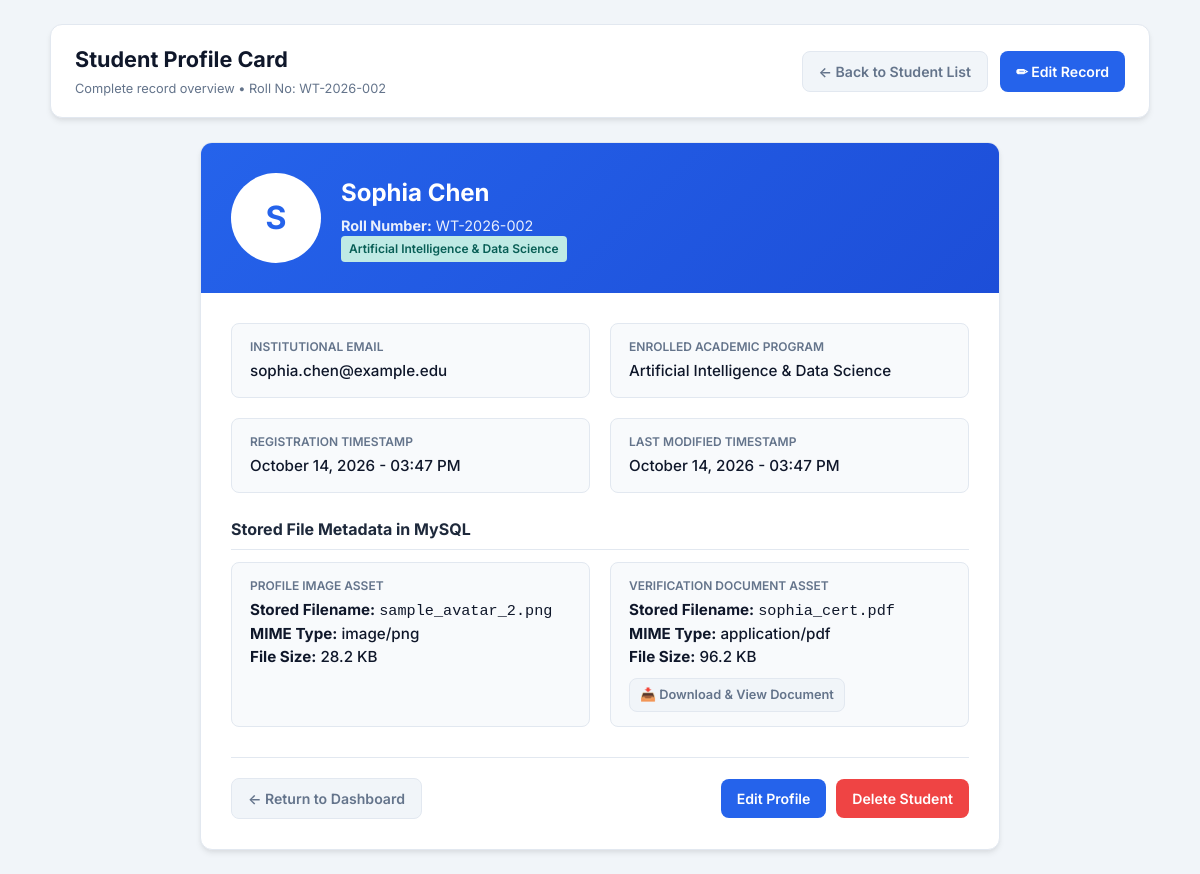
Page /view_student.php?id=2 on the committed database.
### tables this page shows
CREATE TABLE `students` (
    `id` INT AUTO_INCREMENT PRIMARY KEY,
    `roll_number` VARCHAR(30) NOT NULL UNIQUE,
    `full_name` VARCHAR(100) NOT NULL,
    `email` VARCHAR(100) NOT NULL UNIQUE,
    `course` VARCHAR(100) NOT NULL,
    `profile_image` VARCHAR(255) DEFAULT NULL,
    `profile_image_type` VARCHAR(100) DEFAULT NULL,
    `profile_image_size` INT DEFAULT 0,
    `document` VARCHAR(255) DEFAULT NULL,
    `document_type` VARCHAR(100) DEFAULT NULL,
    `document_size` INT DEFAULT 0,
    `created_at` TIMESTAMP DEFAULT CURRENT_TIMESTAMP,
    `updated_at` TIMESTAMP DEFAULT CURRENT_TIMESTAMP ON UPDATE CURRENT_TIMESTAMP,
    INDEX `idx_roll_number` (`roll_number`),
    INDEX `idx_email` (`email`)
);

### view_student.php (the view, shortened to what this page needs)
<?php
require_once __DIR__ . '/db.php';
$id = filter_input(INPUT_GET, 'id', FILTER_VALIDATE_INT);
try {
    $stmt = $pdo->prepare("SELECT * FROM students WHERE id = :id LIMIT 1");
    $stmt->execute([':id' => $id]);
    $student = $stmt->fetch();
} catch (PDOException $e) {
    die("Database query error: " . htmlspecialchars($e->getMessage()));
}
?>
<!DOCTYPE html>
<html lang="en">
<head>
  <link rel="stylesheet" href="style.css">
</head>
<body>
  <div class="container">
    <header class="navbar">
      <div class="nav-brand">
        <h2>Student Profile Card</h2>
        <span class="subtitle">Complete record overview &bull; Roll No: <?= htmlspecialchars($student['roll_number']) ?></span>
      </div>
      <div class="nav-actions">
        <a href="index.php" class="btn btn-secondary">&larr; Back to Student List</a>
        <a href="edit_student.php?id=<?= $student['id'] ?>" class="btn btn-primary">✏ Edit Record</a>
      </div>
    </header>
    <main class="profile-card">
      <div class="profile-header">
        <?php if (!empty($student['profile_image']) && file_exists(__DIR__ . '/uploads/' . $student['profile_image'])): ?>
          <img
            src="uploads/<?= htmlspecialchars($student['profile_image']) ?>"
            alt="Profile of <?= htmlspecialchars($student['full_name']) ?>"
            class="profile-avatar-large"
          >
        <?php else: ?>
          <div class="profile-avatar-placeholder">
            <?= strtoupper(substr($student['full_name'] ?? 'S', 0, 1)) ?>
          </div>
        <?php endif; ?>
        <div class="profile-meta">
          <h2><?= htmlspecialchars($student['full_name']) ?></h2>
          <p><strong>Roll Number:</strong> <?= htmlspecialchars($student['roll_number']) ?></p>
          <p><span class="badge badge-green"><?= htmlspecialchars($student['course']) ?></span></p>
        </div>
      </div>
      <div class="profile-body">
        <div class="detail-grid">
          <div class="detail-item">
            <div class="detail-label">Institutional Email</div>
            <div class="detail-value"><?= htmlspecialchars($student['email']) ?></div>
          </div>
          <div class="detail-item">
            <div class="detail-label">Enrolled Academic Program</div>
            <div class="detail-value"><?= htmlspecialchars($student['course']) ?></div>
          </div>
          <div class="detail-item">
            <div class="detail-label">Registration Timestamp</div>
            <div class="detail-value"><?= date('F d, Y - h:i A', strtotime($student['created_at'])) ?></div>
          </div>
          <div class="detail-item">
            <div class="detail-label">Last Modified Timestamp</div>
            <div class="detail-value"><?= date('F d, Y - h:i A', strtotime($student['updated_at'])) ?></div>
          </div>
        </div>
        <h4 style="margin: 24px 0 12px 0; color: #1e293b; border-bottom: 1px solid #e2e8f0; padding-bottom: 8px;">
          Stored File Metadata in MySQL
        </h4>
        <div class="detail-grid">
          <div class="detail-item">
            <div class="detail-label">Profile Image Asset</div>
            <?php if (!empty($student['profile_image'])): ?>
              <div class="detail-value">
                <p><strong>Stored Filename:</strong> <code><?= htmlspecialchars($student['profile_image']) ?></code></p>
                <p><strong>MIME Type:</strong> <?= htmlspecialchars($student['profile_image_type'] ?? 'image/jpeg') ?></p>
                <p><strong>File Size:</strong> <?= round(($student['profile_image_size'] ?? 0) / 1024, 1) ?> KB</p>
              </div>
            <?php else: ?>
              <div class="detail-value" style="color: #64748b;">No profile image uploaded.</div>
            <?php endif; ?>
          </div>
          <div class="detail-item">
            <div class="detail-label">Verification Document Asset</div>
            <?php if (!empty($student['document'])): ?>
              <div class="detail-value">
                <p><strong>Stored Filename:</strong> <code><?= htmlspecialchars($student['document']) ?></code></p>
                <p><strong>MIME Type:</strong> <?= htmlspecialchars($student['document_type'] ?? 'application/pdf') ?></p>
                <p><strong>File Size:</strong> <?= round(($student['document_size'] ?? 0) / 1024, 1) ?> KB</p>
                <div style="margin-top: 10px;">
                  <a href="uploads/<?= htmlspecialchars($student['document']) ?>" target="_blank" class="btn btn-secondary btn-sm">
                    📥 Download & View Document
                  </a>
                </div>
              </div>
            <?php else: ?>
              <div class="detail-value" style="color: #64748b;">No verification document attached.</div>
            <?php endif; ?>
          </div>
        </div>
        <div style="display: flex; justify-content: space-between; align-items: center; margin-top: 30px; padding-top: 20px; border-top: 1px solid #e2e8f0;">
          <a href="index.php" class="btn btn-secondary">&larr; Return to Dashboard</a>
          <div style="display: flex; gap: 10px;">
            <a href="edit_student.php?id=<?= $student['id'] ?>" class="btn btn-primary">Edit Profile</a>
            <a
              href="delete_student.php?id=<?= $student['id'] ?>"
              class="btn btn-danger"
              onclick="return confirm('Are you sure you want to permanently delete this student record?');"
            >
              Delete Student
            </a>
          </div>
        </div>
      </div>
    </main>
  </div>
</body>
</html>

### style.css (style rules this page uses)
:root { --primary: #2563eb; --primary-hover: #1d4ed8; --primary-light: #eff6ff; --secondary: #64748b; --success: #10b981; --warning: #f59e0b; --danger: #ef4444; --danger-hover: #dc2626; --bg-color: #f1f5f9; --card-bg: #ffffff; --text-dark: #0f172a; --text-muted: #64748b; --border-color: #e2e8f0; --radius: 8px; --radius-lg: 12px; --shadow: 0 4px 6px -1px rgba(0, 0, 0, 0.08), 0 2px 4px -1px rgba(0, 0, 0, 0.04); }
*, *::before, *::after { box-sizing: border-box; margin: 0; padding: 0; }
body { font-family: 'Inter', system-ui, -apple-system, BlinkMacSystemFont, "Segoe UI", Roboto, sans-serif; background-color: var(--bg-color); color: var(--text-dark); line-height: 1.5; padding: 24px 16px; min-height: 100vh; }
.container { max-width: 1100px; margin: 0 auto; }
.navbar { display: flex; justify-content: space-between; align-items: center; background: var(--card-bg); padding: 18px 24px; border-radius: var(--radius-lg); box-shadow: var(--shadow); margin-bottom: 24px; border: 1px solid var(--border-color); }
.nav-brand h2 { font-size: 1.35rem; font-weight: 700; color: var(--text-dark); }
.nav-brand .subtitle { font-size: 0.8rem; color: var(--text-muted); }
.nav-actions { display: flex; gap: 12px; }
.btn { display: inline-flex; align-items: center; gap: 6px; padding: 9px 16px; font-size: 0.88rem; font-weight: 600; border-radius: var(--radius); text-decoration: none; border: none; cursor: pointer; transition: all 0.2s ease; }
.btn-primary { background: var(--primary); color: #ffffff; }
.btn-secondary { background: #f1f5f9; color: var(--text-muted); border: 1px solid var(--border-color); }
.btn-danger { background: var(--danger); color: #ffffff; }
.btn-sm { padding: 6px 10px; font-size: 0.8rem; }
.badge { display: inline-block; padding: 4px 8px; border-radius: 4px; font-size: 0.75rem; font-weight: 600; }
.badge-green { background: #d1fae5; color: #065f46; }
.profile-card { background: var(--card-bg); border-radius: var(--radius-lg); box-shadow: var(--shadow); border: 1px solid var(--border-color); overflow: hidden; max-width: 800px; margin: 0 auto; }
.profile-header { background: linear-gradient(135deg, #2563eb, #1d4ed8); padding: 30px; color: #ffffff; display: flex; align-items: center; gap: 20px; }
.profile-avatar-placeholder { width: 90px; height: 90px; border-radius: 50%; background: #ffffff; color: var(--primary); font-size: 2rem; font-weight: bold; display: flex; align-items: center; justify-content: center; }
.profile-meta h2 { font-size: 1.5rem; margin-bottom: 4px; }
.profile-meta p { opacity: 0.9; font-size: 0.9rem; }
.profile-body { padding: 30px; }
.detail-grid { display: grid; grid-template-columns: 1fr 1fr; gap: 20px; margin-bottom: 24px; }
.detail-item { background: #f8fafc; padding: 14px 18px; border-radius: var(--radius); border: 1px solid var(--border-color); }
.detail-label { font-size: 0.75rem; text-transform: uppercase; color: var(--text-muted); font-weight: 600; margin-bottom: 4px; }
.detail-value { font-size: 0.95rem; font-weight: 500; color: var(--text-dark); }

### rows in the picture
students: roll_number "WT-2026-002", full_name "S", full_name "Sophia Chen", course "Artificial Intelligence & Data Science", email "sophia.chen@example.edu", created_at "October 14, 2026 - 03:47 PM", updated_at "October 14, 2026 - 03:47 PM", profile_image "sample_avatar_2.png", profile_image_type "image/png", ($student['profile_image_size']??0)/1024 "28.2", document "sophia_cert.pdf", document_type "application/pdf", ($student['document_size']??0)/1024 "96.2"
